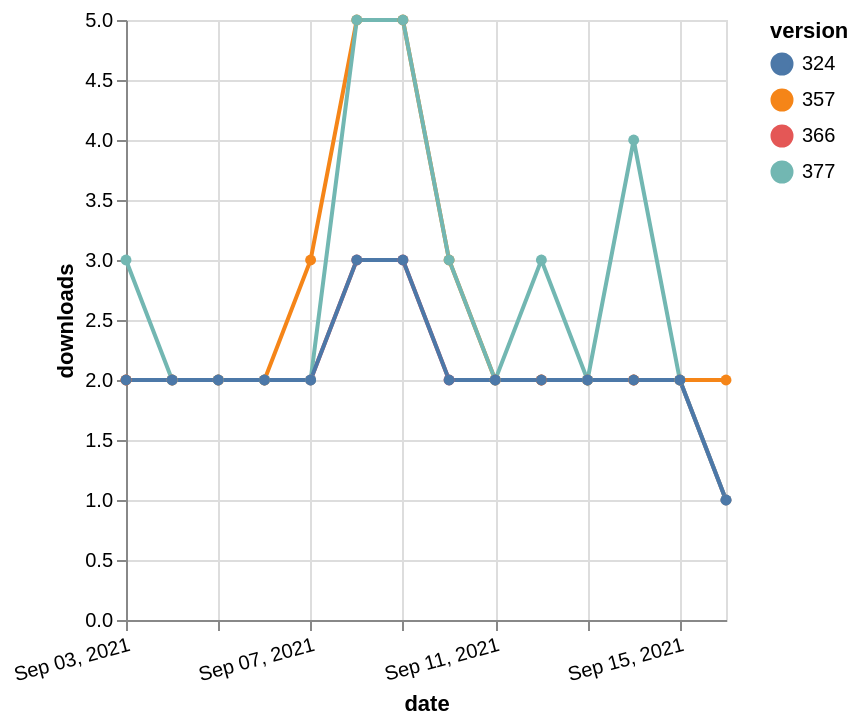

Source (Vega-Lite JSON):
### Vega-Lite specification from a JSON file in a GitHub repository (floating-point values rounded to 4 significant figures)
{"$schema": "https://vega.github.io/schema/vega-lite/v5.json", "description": "A simple bar chart with embedded data.", "data": {"values": [{"date": "2021-09-03", "total": 2334, "delta": 2, "version": "366"}, {"date": "2021-09-04", "total": 2336, "delta": 2, "version": "366"}, {"date": "2021-09-05", "total": 2338, "delta": 2, "version": "366"}, {"date": "2021-09-06", "total": 2340, "delta": 2, "version": "366"}, {"date": "2021-09-07", "total": 2342, "delta": 2, "version": "366"}, {"date": "2021-09-08", "total": 2345, "delta": 3, "version": "366"}, {"date": "2021-09-09", "total": 2348, "delta": 3, "version": "366"}, {"date": "2021-09-10", "total": 2350, "delta": 2, "version": "366"}, {"date": "2021-09-11", "total": 2352, "delta": 2, "version": "366"}, {"date": "2021-09-12", "total": 2354, "delta": 2, "version": "366"}, {"date": "2021-09-13", "total": 2356, "delta": 2, "version": "366"}, {"date": "2021-09-14", "total": 2358, "delta": 2, "version": "366"}, {"date": "2021-09-15", "total": 2360, "delta": 2, "version": "366"}, {"date": "2021-09-16", "total": 2361, "delta": 1, "version": "366"}, {"date": "2021-09-03", "total": 2950, "delta": 2, "version": "357"}, {"date": "2021-09-04", "total": 2952, "delta": 2, "version": "357"}, {"date": "2021-09-05", "total": 2954, "delta": 2, "version": "357"}, {"date": "2021-09-06", "total": 2956, "delta": 2, "version": "357"}, {"date": "2021-09-07", "total": 2959, "delta": 3, "version": "357"}, {"date": "2021-09-08", "total": 2964, "delta": 5, "version": "357"}, {"date": "2021-09-09", "total": 2969, "delta": 5, "version": "357"}, {"date": "2021-09-10", "total": 2972, "delta": 3, "version": "357"}, {"date": "2021-09-11", "total": 2974, "delta": 2, "version": "357"}, {"date": "2021-09-12", "total": 2976, "delta": 2, "version": "357"}, {"date": "2021-09-13", "total": 2978, "delta": 2, "version": "357"}, {"date": "2021-09-14", "total": 2980, "delta": 2, "version": "357"}, {"date": "2021-09-15", "total": 2982, "delta": 2, "version": "357"}, {"date": "2021-09-16", "total": 2984, "delta": 2, "version": "357"}, {"date": "2021-09-03", "total": 2146, "delta": 3, "version": "377"}, {"date": "2021-09-04", "total": 2148, "delta": 2, "version": "377"}, {"date": "2021-09-05", "total": 2150, "delta": 2, "version": "377"}, {"date": "2021-09-06", "total": 2152, "delta": 2, "version": "377"}, {"date": "2021-09-07", "total": 2154, "delta": 2, "version": "377"}, {"date": "2021-09-08", "total": 2159, "delta": 5, "version": "377"}, {"date": "2021-09-09", "total": 2164, "delta": 5, "version": "377"}, {"date": "2021-09-10", "total": 2167, "delta": 3, "version": "377"}, {"date": "2021-09-11", "total": 2169, "delta": 2, "version": "377"}, {"date": "2021-09-12", "total": 2172, "delta": 3, "version": "377"}, {"date": "2021-09-13", "total": 2174, "delta": 2, "version": "377"}, {"date": "2021-09-14", "total": 2178, "delta": 4, "version": "377"}, {"date": "2021-09-15", "total": 2180, "delta": 2, "version": "377"}, {"date": "2021-09-16", "total": 2181, "delta": 1, "version": "377"}, {"date": "2021-09-03", "total": 2606, "delta": 2, "version": "324"}, {"date": "2021-09-04", "total": 2608, "delta": 2, "version": "324"}, {"date": "2021-09-05", "total": 2610, "delta": 2, "version": "324"}, {"date": "2021-09-06", "total": 2612, "delta": 2, "version": "324"}, {"date": "2021-09-07", "total": 2614, "delta": 2, "version": "324"}, {"date": "2021-09-08", "total": 2617, "delta": 3, "version": "324"}, {"date": "2021-09-09", "total": 2620, "delta": 3, "version": "324"}, {"date": "2021-09-10", "total": 2622, "delta": 2, "version": "324"}, {"date": "2021-09-11", "total": 2624, "delta": 2, "version": "324"}, {"date": "2021-09-12", "total": 2626, "delta": 2, "version": "324"}, {"date": "2021-09-13", "total": 2628, "delta": 2, "version": "324"}, {"date": "2021-09-14", "total": 2630, "delta": 2, "version": "324"}, {"date": "2021-09-15", "total": 2632, "delta": 2, "version": "324"}, {"date": "2021-09-16", "total": 2633, "delta": 1, "version": "324"}]}, "width": "container", "mark": {"type": "line", "point": {"filled": true}}, "encoding": {"x": {"field": "date", "type": "temporal", "timeUnit": "yearmonthdate", "title": "date", "axis": {"labelAngle": -15}}, "y": {"field": "delta", "type": "quantitative", "title": "downloads"}, "color": {"field": "version", "type": "nominal"}, "tooltip": {"field": "delta"}}}
